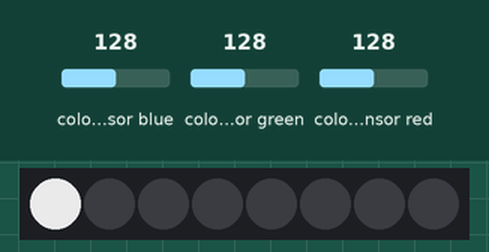
Simulated run of this sketch. Board: Arduino Uno, built with avr-gcc and run on an emulated ATmega328P. Parts: 8 RGB LEDs in strip order, left to right. The test bench sets the inputs (shaded band); at power-on: colour sensor blue 128, colour sensor green 128, colour sensor red 128. Dim RGB values are drawn brighter than linear; what the sketch prints to the serial monitor is not drawn.

Above: at 0.1 s.
At 1.6 s:
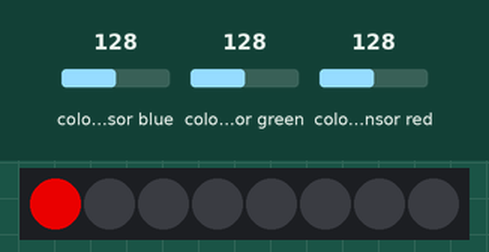
At 3.1 s:
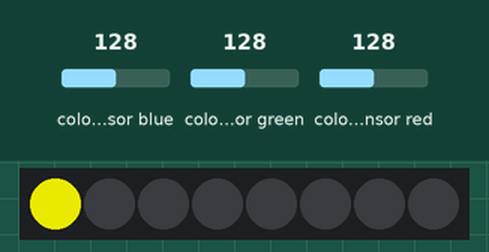
At 4.7 s:
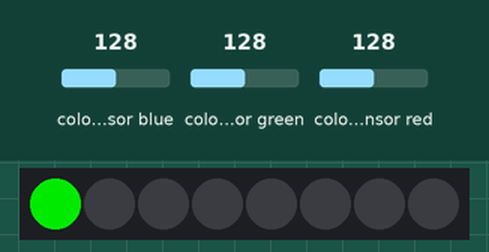
Timing chart, 0 to 6.6 s (numbered marks = the images above):
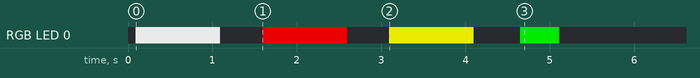

Measured:
- by itself, RGB LED 0: off → RGB(188, 188, 188) at 0.09 s, → off 1.0 s later, → RGB(188, 0, 0) 0.50 s later, → off 1.0 s later, … (8 changes in this stretch)
- what the display in image 0 shows lasts 1.0 s, from 0.1 s to 1.1 s

The sketch:

ChameleonScarf.ino
```cpp
#include <Wire.h>
#include <Adafruit_TCS34725.h>
#include <Adafruit_NeoPixel.h>

#define SERIAL_DEBUG true  // comment out this line to turn off serial debugging

#define PIXEL_PIN  6
#define NUMBER_OF_LEDS  8
#define NUMBER_OF_SAMPLES 10

/* Example code for the Adafruit TCS34725 breakout library */

/* Connect SCL    to analog 5
   Connect SDA    to analog 4
   Connect VDD    to 3.3V DC
   Connect GROUND to common ground */

/* Initialise with default values (int time = 2.4ms, gain = 1x) */
// Adafruit_TCS34725 tcs = Adafruit_TCS34725();


/* Initialise with specific int time and gain values */
Adafruit_TCS34725 tcs = Adafruit_TCS34725(TCS34725_INTEGRATIONTIME_700MS, TCS34725_GAIN_1X);

Adafruit_NeoPixel strip = Adafruit_NeoPixel(NUMBER_OF_LEDS, PIXEL_PIN, NEO_GRB + NEO_KHZ800);

byte gammatable[256];
float base = 65535;
float red, green, blue; //, clear; // intentionally ignoring the clear reading, I think it's a red herring

void setup(void) {
  uint32_t startupColours[3];
  uint16_t redReading, greenReading, blueReading, clearReading;
  float r, g, b;


#ifdef SERIAL_DEBUG
  Serial.begin(9600);
#endif

  strip.begin();
  strip.show(); // Initialize all pixels to 'off'


  if (tcs.begin()) {
#ifdef SERIAL_DEBUG
    Serial.println("Found sensor");
#endif
    tcs.setInterrupt(true);      // turn off LED
  } else {
#ifdef SERIAL_DEBUG
    Serial.println("No TCS34725 found ... check your connections");
#endif
    // a loop here blinking all the pixels red would be more helpful
    while (1);
  }


  // populate the gamma table
  // it helps convert RGB colors to what humans see
  for (int i=0; i<256; i++) {
    float x = i;
    x /= 255;
    x = pow(x, 2.5);
    x *= 255;

    gammatable[i] = x;
    //Serial.println(gammatable[i]);
  }

  // we use these colours to generate our traffic light sequence
   startupColours[0] = strip.Color(188, 188, 188);  // DIM WHITE
   startupColours[1] = strip.Color(188, 0, 0);  // RED
  startupColours[2] = strip.Color(188, 188, 0);  // YELLOW
  startupColours[3] = strip.Color(0, 188, 0);  // GREEN

   for (int i=0; i<3; i++){ //this sequence flashes the first pixel three times as a countdown to the color reading.
                           // now in a traffic light pattern

    strip.setPixelColor (0, startupColours[i]);
    strip.show();
    tcs.setInterrupt(false);      // turn on LED
    delay(1000);
    strip.setPixelColor (0, strip.Color(0, 0, 0));
    strip.show();
    tcs.setInterrupt(true);      // turn off LED
    delay(500);
  }
    // green means GO!
    strip.setPixelColor (0, startupColours[3]);

  // Now we're ready to get readings!
  for ( float reading = 0 ; reading < NUMBER_OF_SAMPLES ; reading++ )
  {
    /* This would be better as an actual average
      , not this fake rolling average
        but I didn't want to bother figuring out the correct datatype
        and this scales better (more samples will still work)
      */
    tcs.setInterrupt(false);      // turn on LED
    if ( reading == 0 ) // is this the first reading?
    {
      tcs.getRawData(&redReading, &greenReading, &blueReading, &clearReading);

      // intentionally ignoring the clearReading.  I think it's a red herring
      red = redReading ;
      green = greenReading ;
      blue = blueReading;
    }
    else
    {
      tcs.getRawData(&redReading, &greenReading, &blueReading, &clearReading);

      // intentionally ignoring the clearReading.  I think it's a red herring
      red = ( red + redReading ) / 2;
      green = ( green + greenReading ) / 2;
      blue = ( blue + blueReading ) / 2;
    }
    tcs.setInterrupt(true);      // turn off LED

    r = red / base;
    g = green / base;
    b = blue / base;
    r *= 255; g *= 255; b *= 255;

  // set the colour from the far end
  strip.setPixelColor( NUMBER_OF_LEDS - ( NUMBER_OF_LEDS * ( reading / NUMBER_OF_SAMPLES ) )
          , strip.Color( (int)(gammatable[int(r)])
            , (int)(gammatable[int(g)])
            , (int)(gammatable[int(b)])
            )
          );
    strip.show();

    }

#ifdef SERIAL_DEBUG
  Serial.print("R: ");
  serialPrintNumber(red,5);
  Serial.print(" ");

  Serial.print("\tG: ");
  serialPrintNumber(green,5);
  Serial.print(" ");

  Serial.print("\tB: ");
  serialPrintNumber(blue,5);
  Serial.print(" ");

  Serial.println(" ");

  Serial.print("R: ");
  serialPrintNumber(int(r),5);
  Serial.print(" ");

  Serial.print("\tG: ");
  serialPrintNumber(int(g),5);
  Serial.print(" ");

  Serial.print("\tB: ");
  serialPrintNumber(int(b),5);
  Serial.print(" ");

  Serial.println(" ");

#endif

  colorFill( (int)(gammatable[int(r)])
          , (int)(gammatable[int(g)])
          , (int)(gammatable[int(b)])
          );
}

void loop(void) {
    //loop is empty because it only takes the color reading once on power up! Turn the scarf off and on again to change the color.
}


// Fill the dots one after the other with a color
void colorFill( uint8_t r, uint8_t g, uint8_t b )
{
  uint32_t c=strip.Color(r,g,b);

  for(uint16_t i=0; i<strip.numPixels(); i++) {
      strip.setPixelColor(i, c);
  }
  strip.show();
}

#ifdef SERIAL_DEBUG
void serialPrintNumber(uint16_t number, int width)
{
  int i;
  for ( i = width ; i > log10(number) ; i-- )
    Serial.print(" ");
  Serial.print(number, DEC);
}
#endif
```
